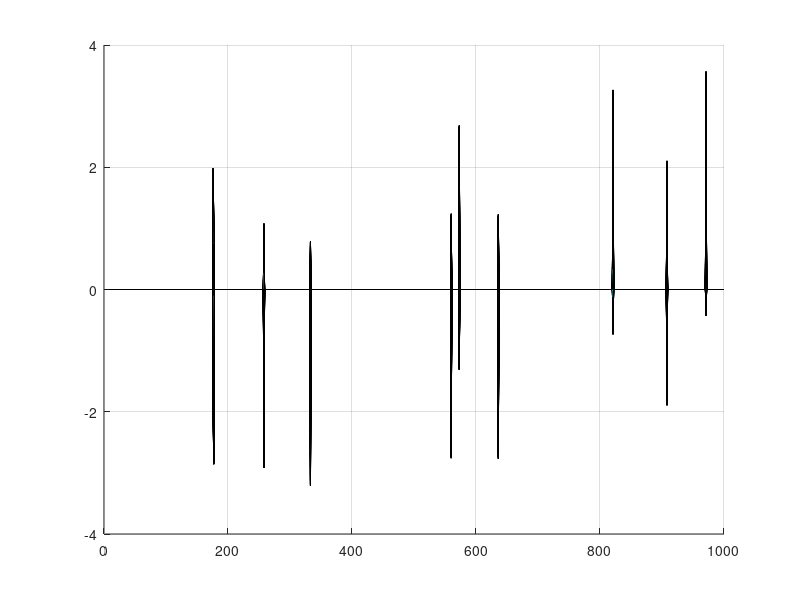
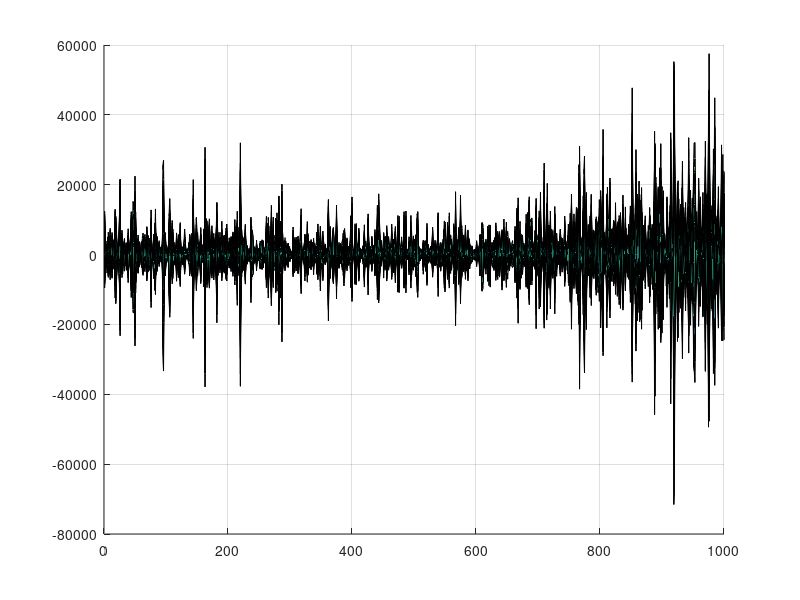
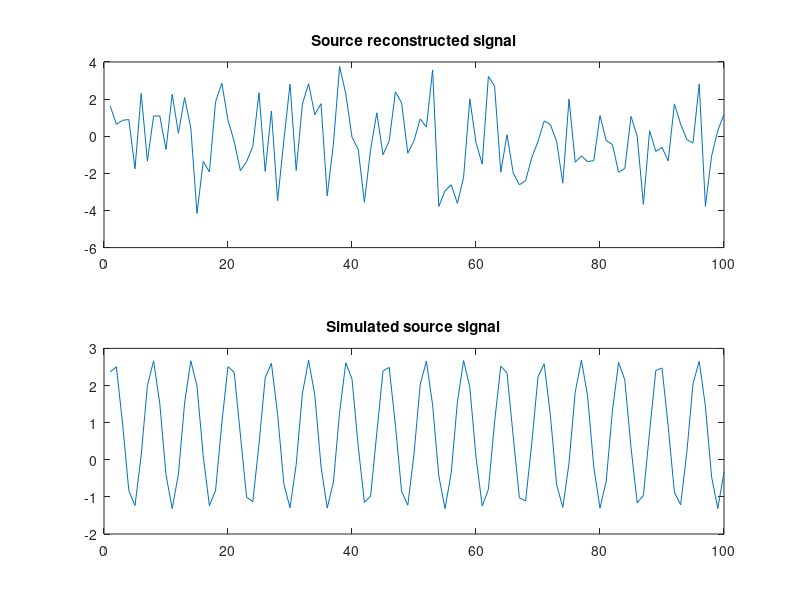

Reproduce these figures in MATLAB, in order.
%
clear

forwardModel = importdata('model/mBrainLeadfield.mat');
reducedSize=1000;
reducedModel = forwardModel(:,1:reducedSize);

% model.noiseMean = 0; model.sigma = 0.2; % Noise std deviation
% model.beta = (1/model.sigma.^2);
% s = RandStream('mt19937ar','Seed',2);
% s = RandStream('mt19937ar','Seed','shuffle');
% RandStream.setGlobalStream(s);

%%
timeSteps=100;
A=reducedModel;

x=zeros(reducedSize, timeSteps);

numActiveFuncs=10;
activeIndexes = unique(int16(unifrnd(1,reducedSize, [1 numActiveFuncs])));

for i=activeIndexes
    offset=randn;
    scale=2;
    for t=1:timeSteps
        x(i,t) = offset + scale * sin(t);
    end
end
[rows, ~] = find(x);
% plot(1:timeSteps, x(unique(rows),:) )
clearvars 'offset' 'scale' 'i' 't' 'rows'

%% Construct sensor measurement

y = A * x + sqrt(1/0.01)*randn(size(A,1),timeSteps);

% plot(1:timeSteps, y)
% surf(y)
%% Reconstrucion
alpha = 10.0;
beta = 2;

Q = 1/1e6 * eye(size(A,2));

Q(activeIndexes,activeIndexes) = 1/alpha;

x_est=((Q * A') /(1/beta*eye(size(A,1)) + A*Q*A'))*y;

figure(1)
surf(x), view(90,0);
figure(2)
surf(x_est), view(90,0);


figure(3)
idx=activeIndexes(6);
subplot(2,1,1), plot(1:timeSteps,x_est(idx,:));
title('Source reconstructed signal');
subplot(2,1,2), plot(1:timeSteps,x(idx,:));
title('Simulated source signal');

%%
x_est = y'/(A');
% x_est_alt= (A')/(y');

% figure(1)
% surf(x)
figure(2)
surf(x_est'), view(90,0);
% figure(3)
% surf(x_est_alt')

%%
numFuncs = length(reducedModel);


% randoms = randn(numFuncs,N);

functions = cell(1,numFuncs);
functions{1} = @(x) ones(size(x));  % Bias function phi_0(x) = 1

limit = 50; %numFuncs/2;
stepSize = limit*2/(numFuncs-1);

model.alpha = 2;% zeros(1,numFuncs); %0.2*ones(1,numFuncs); % 2? 
% trueIdx=[10, 400, 401, 402, 403, 600, 900, 910, 980, 981];

% model.alpha(1:10) = 1;
wTemp = zeros(1,numFuncs);
% idx=int16(unifrnd(1,100, [1 10]));
idx=1:10;
wTemp(idx) = normrnd(0,sqrt(1/model.alpha), [1 size(idx)]);
% wTemp(11:100) = normrnd(0,sqrt(1/10000), [1 90]);
model.w = wTemp;

